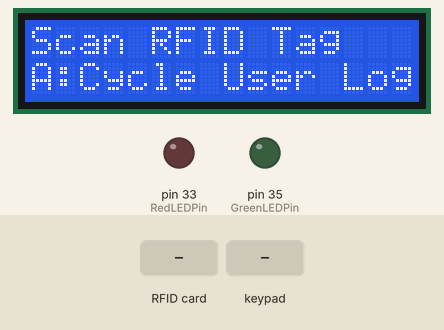
Bench run of a sketch on a simulated Arduino Mega 2560, built with avr-gcc and run on an emulated ATmega2560. Shown: 16×2 character LCD, output pins drawn as LEDs (lit = HIGH). The inputs (shaded band) are chosen by the test bench. Pins used as bus, display or sensor lines are not drawn.

Above: at 1.3 s.
1.4 s: RFID card 33 55 14 11 held to the reader
At 1.8 s:
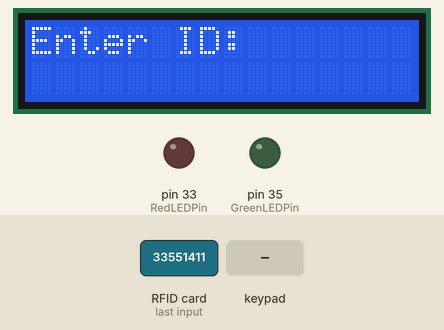
2.9 s: keypad keys 9 8 7 6 pressed 0.4 s apart
At 5.2 s:
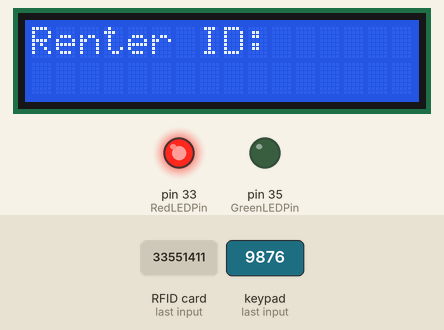
Timing chart, 0 to 6.7 s (numbered marks = the images above; inputs shaded):
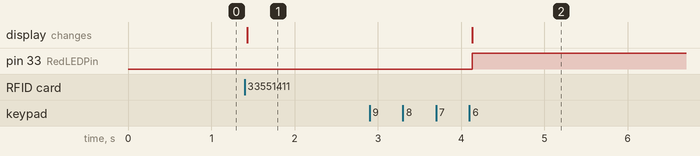

Measured:
- after the input at 1.4 s, the display: changes at once (image 1)
- after the input at 2.9 s, pin 33 (RedLEDPin): LOW → HIGH after 1.2 s; the display: changes after 1.2 s (image 2)

The sketch:

ClassroomLibrary.ino
```cpp
#include <SPI.h>
#include <MFRC522.h>
#include <LiquidCrystal.h>
#include <Keypad.h>


//Constant for RFID Reader
#define RST_PIN   48
#define SS_PIN    53
//RFID reader object
MFRC522 RFIDreader(SS_PIN, RST_PIN);

//Constant for Keypad
const byte ROWS = 4;
const byte COLS = 4;
char hexaKeys[ROWS][COLS] = {//define the symbols on the buttons of the keypads
  {'1','2','3','A'},
  {'4','5','6','B'},
  {'7','8','9','C'},
  {'*','0','#','D'},
};
byte rowPins[ROWS] = {9, 8, 7, 6};
byte colPins[COLS] = {5, 4, 3, 2};
//Keypad Object
Keypad customKeypad = Keypad( makeKeymap(hexaKeys), rowPins, colPins, ROWS, COLS);

//Object for LCD Display
LiquidCrystal lcd(37, 38, 39, 40, 41, 42);

#define GreenLEDPin 35
#define RedLEDPin 33

struct Student{
  String name;
  int id;
};
// Student none = {"None", 0000};
Student chris = {"Chris", 2003};
Student jay = {"Jay", 2005};
Student henry = {"Henry", 2004};
const int numStudents = 3;
Student students[] = {chris, jay, henry};

struct Item{
  String id, title;
  bool checkedOut;
  String checkedOutBy, lastCheeckOutBy;
};

//Array of Items
Item card = {"33 55 14 11", "Card", false, "None", "None"};
Item keychain = {"EF 18 73 1D", "Key Chain", false, "None", "None"};
const int numItems = 2;
Item items[numItems] = {card, keychain};
String id = "EF 18 73 1D";

bool menuShown = false;

void setup() {
  Serial.begin(9600);  // Initialize serial communications with the PC
  while (!Serial);     // Do nothing if no serial port is opened (added for Arduinos based on ATMEGA32U4)
  SPI.begin();         // Init SPI bus
  RFIDreader.PCD_Init();  // Init MFRC522 card

  lcd.begin(16, 2); // Defines the Dimentions of the Display

  pinMode(GreenLEDPin, OUTPUT);
  pinMode(RedLEDPin, OUTPUT);
}

void loop() {
  //If the menu is not shown, it will be
  if(!menuShown){
    displayPrint("Scan RFID Tag", 0);
    displayPrint("A:Cycle User Logs", 1);
    menuShown = true;
  }

  //checks it the A key has been pressed
  char customKey = customKeypad.getKey();
  if (customKey == 'A'){

    //Shows an item, its status, and who has/had it
    for (int i = 0; i < numItems; i++){
      displayPrint(items[i].title.c_str(), 0);
      if(items[i].checkedOut){
        lcd.print(":Out");
        displayPrint(items[i].checkedOutBy.c_str(), 1);
      }
      else{
        lcd.print(":In");
        displayPrint(items[i].lastCheeckOutBy.c_str(), 1);
      }

      //Waits for the user to press the A key to cycle to the next item or return to the menu
      customKey = customKeypad.getKey();
      while (customKey != 'A'){
        customKey = customKeypad.getKey();
      }
    }

    //Tells the Menu to load
    menuShown = false;
  }

  //If there is no new tag restart loop
  if ( ! RFIDreader.PICC_IsNewCardPresent())
  {
    return;
  }

  // Selects one of the cards
  if ( ! RFIDreader.PICC_ReadCardSerial())
  {
    return;
  }

  //Gets the ID of the RFID Tag
  String content= "";
  byte letter;
  for (byte i = 0; i < RFIDreader.uid.size; i++) {
    content.concat(String(RFIDreader.uid.uidByte[i] < 0x10 ? " 0" : " "));
    content.concat(String(RFIDreader.uid.uidByte[i], HEX));
  }
  content.toUpperCase();

  //finds the item with the ID in the list
  for (int i = 0; i < numItems; i++){

    //Enters when IDs match
    if (content.substring(1) == items[i].id){

      //If the Item is Checked out
      if(items[i].checkedOut){

        //Tells the user the ID was returned
        displayPrint(items[i].title.c_str(), 0);
        displayPrint("Returned", 1);

        //Turns on the Green LED
        digitalWrite(GreenLEDPin, HIGH);

        //Saves the user who last checked out the item
        items[i].lastCheeckOutBy = items[i].checkedOutBy;
        items[i].checkedOutBy = "None";
      }

      //If the Item is not Checked Out
      else{

        //Asks the user for their ID
        displayPrint("Enter ID:", 0);
        displayPrint("", 1);

        //loops until a vaild ID is entered
        int id = 0;
        while(true){

          //loops until 4 digits are entered
          int j = 0;
          while (j < 4){
            char customKey = customKeypad.getKey();
            if (customKey){
              id = id*10 + (customKey - '0');
              j++;
            }
          }

          //check for the ID in the list of students
          for (int j = 0; j < numStudents; j++){

            //sets the user as the person who has checked out the item
            if (students[j].id == id){
              items[i].checkedOutBy = students[j].name;
            }
          }

          //If the user was found exit the loop
          if(items[i].checkedOutBy != "None"){
            break;
          }

          //if a user was not found ask for the ID agian
          else{
            id = 0;
            displayPrint("Renter ID:", 0);

            //turns on the red LED
            digitalWrite(RedLEDPin, HIGH);
          }
        }

        //Makes sure the Red LED is off
        digitalWrite(RedLEDPin, LOW);

        //turns on the Green LED
        digitalWrite(GreenLEDPin, HIGH);

        //Let the user know the item was checked out
        displayPrint(items[i].checkedOutBy.c_str(), 0);
        displayPrint("Checked Out", 1);
      }

      //toggles the state of the item
      items[i].checkedOut = !(items[i].checkedOut);
    }
  }

  //delay to prevent duplicate reads of the RFID
  delay(2000);

  //Tells the menu to show
  menuShown = false;

  //turn off all LEDs
  digitalWrite(GreenLEDPin, LOW);
  digitalWrite(RedLEDPin, LOW);
}

//method to set a line on the display
void displayPrint(const char str[], int row){

  //clears the line
  lcd.setCursor(0, row);
  lcd.print("                ");

  //displays the text
  lcd.setCursor(0, row);
  lcd.print(str);
}
```
